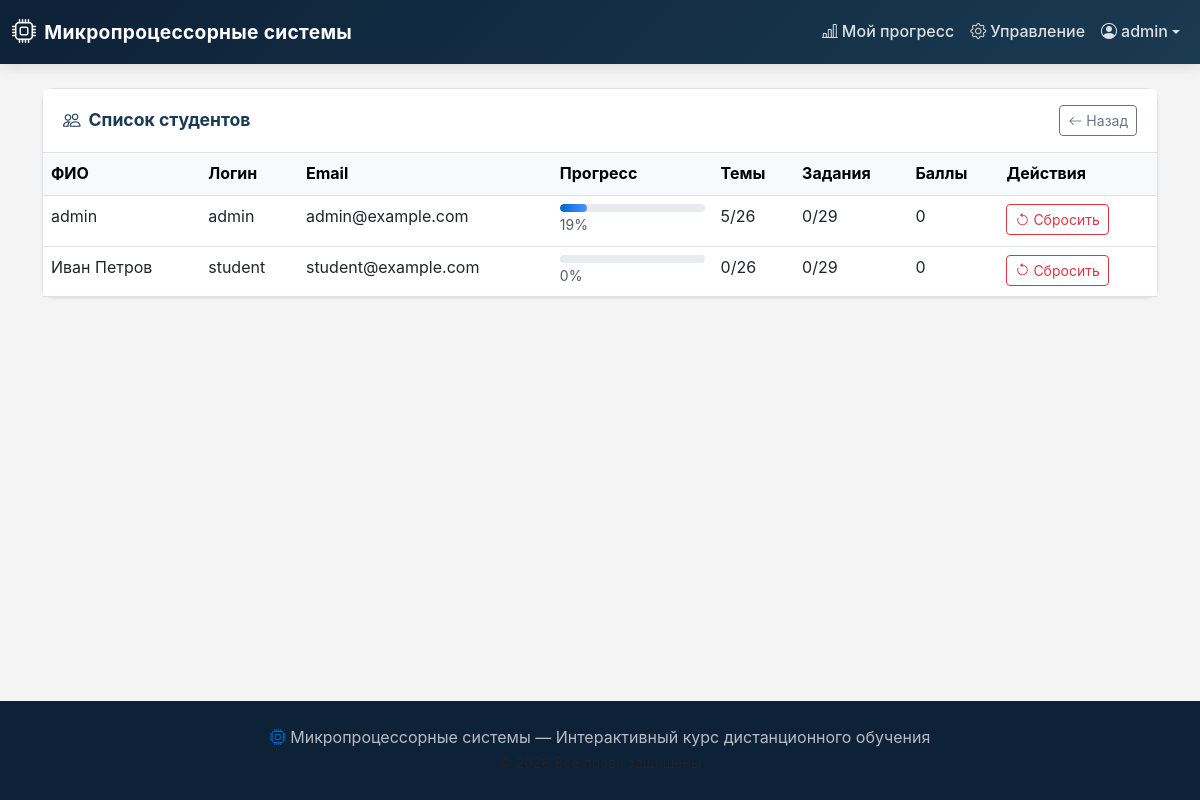
Screenshot of /admin-panel/students/ (signed in) with the database file from the repository.
### course/models.py (models this page shows)
class User(AbstractUser):
    class Role(models.TextChoices):
        STUDENT = 'student', _('Студент')
        TEACHER = 'teacher', _('Преподаватель')
    role = models.CharField(
        max_length=10,
        choices=Role.choices,
        default=Role.STUDENT,
        verbose_name='Роль',
    )
    patronymic = models.CharField(
        max_length=150, blank=True, verbose_name='Отчество'
    )
    avatar = models.ImageField(
        upload_to='avatars/', blank=True, verbose_name='Аватар'
    )
    class Meta:
        verbose_name = 'Пользователь'
        verbose_name_plural = 'Пользователи'
    def get_full_name(self):
        full = super().get_full_name()
        if self.patronymic:
            full = f'{self.last_name} {self.first_name} {self.patronymic}'.strip()
        return full or self.username

### course/views.py (the view)
# urls.py: path('admin-panel/students/', views.admin_students, name='admin_students'),
@staff_member_required
def admin_students(request):
    students = User.objects.filter(role=User.Role.STUDENT).order_by('last_name')
    student_data = []
    for student in students:
        total_topics = Topic.objects.count()
        completed = UserProgress.objects.filter(
            user=student, is_completed=True
        ).count()
        total_assignments = Assignment.objects.count()
        done_assignments = AssignmentResult.objects.filter(user=student).count()
        total_score = AssignmentResult.objects.filter(user=student).aggregate(
            total=Sum('score')
        )['total'] or 0
        student_data.append({
            'student': student,
            'completed_topics': completed,
            'total_topics': total_topics,
            'percent': int((completed / total_topics * 100)) if total_topics > 0 else 0,
            'done_assignments': done_assignments,
            'total_assignments': total_assignments,
            'total_score': total_score,
        })
    return render(request, 'admin/students.html', {'student_data': student_data})

### course/views.py (called while the page is built)
def course_context(request):
    modules = Module.objects.all().order_by('order_number')
    return {
        'all_modules': modules,
        'course_title': 'Микропроцессорные системы',
        'course_subtitle': 'Интерактивный курс по архитектуре и программированию микропроцессоров',
    }

### templates/admin/students.html (shortened to what this page needs)
{% extends 'base.html' %}
{% load static %}
{% block content %}
<div class="container py-4">
    <div class="card">
        <div class="card-header d-flex justify-content-between align-items-center">
            <h4 class="mb-0"><i class="bi bi-people me-2"></i>Список студентов</h4>
            <a href="{% url 'admin_dashboard' %}" class="btn btn-sm btn-outline-secondary">
                <i class="bi bi-arrow-left"></i> Назад
            </a>
        </div>
        <div class="card-body p-0">
            <div class="table-responsive">
                <table class="table table-hover mb-0">
                    <thead class="table-light">
                        <tr>
                            <th>ФИО</th>
                            <th>Логин</th>
                            <th>Email</th>
                            <th>Прогресс</th>
                            <th>Темы</th>
                            <th>Задания</th>
                            <th>Баллы</th>
                            <th>Действия</th>
                        </tr>
                    </thead>
                    <tbody>
                        {% for sd in student_data %}
                        <tr>
                            <td>{{ sd.student.get_full_name|default:sd.student.username }}</td>
                            <td>{{ sd.student.username }}</td>
                            <td>{{ sd.student.email|default:'—' }}</td>
                            <td style="min-width: 120px;">
                                <div class="progress" style="height: 8px;">
                                    <div class="progress-bar progress-bar-accent"
                                         style="width: {{ sd.percent }}%"></div>
                                </div>
                                <small class="text-muted">{{ sd.percent }}%</small>
                            </td>
                            <td>{{ sd.completed_topics }}/{{ sd.total_topics }}</td>
                            <td>{{ sd.done_assignments }}/{{ sd.total_assignments }}</td>
                            <td>{{ sd.total_score }}</td>
                            <td>
                                <form method="post"
                                      action="{% url 'admin_reset_student_progress' sd.student.pk %}"
                                      onsubmit="return confirm('Сбросить весь прогресс студента {{ sd.student.get_full_name|default:sd.student.username }}? Это действие нельзя отменить.');">
                                    <button type="submit" class="btn btn-sm btn-outline-danger">
                                        <i class="bi bi-arrow-counterclockwise me-1"></i>Сбросить
                                    </button>
                                </form>
                            </td>
                        </tr>
                        {% empty %}
                        <tr>
                            <td colspan="8" class="text-center py-4 text-muted">
                                Нет зарегистрированных студентов
                            </td>
                        </tr>
                        {% endfor %}
                    </tbody>
                </table>
            </div>
        </div>
    </div>
</div>
{% endblock %}

### templates/base.html (shortened to what this page needs)
<!DOCTYPE html>
{% load static %}
<html lang="ru">
<head>
    <link href="https://cdn.jsdelivr.net/npm/bootstrap@5.3.0/dist/css/bootstrap.min.css" rel="stylesheet">
    <link href="https://cdn.jsdelivr.net/npm/bootstrap-icons@1.11.0/font/bootstrap-icons.css" rel="stylesheet">
    <link rel="stylesheet" href="{% static 'course/css/style.css' %}">
</head>
<body>
    <header class="course-header">
        <nav class="navbar navbar-expand-lg navbar-dark">
            <div class="container-fluid">
                <a class="navbar-brand d-flex align-items-center" href="{% url 'index' %}">
                    <i class="bi bi-cpu me-2"></i>
                    <span class="brand-text">{{ course_title }}</span>
                </a>
                <div class="collapse navbar-collapse" id="navbarMain">
                    <ul class="navbar-nav ms-auto align-items-lg-center">
                        {% if user.is_authenticated %}
                            <li class="nav-item">
                                <a class="nav-link" href="{% url 'dashboard' %}">
                                    <i class="bi bi-bar-chart-line me-1"></i>Мой прогресс
                                </a>
                            </li>
                            {% if user.is_staff %}
                            <li class="nav-item">
                                <a class="nav-link" href="{% url 'admin_dashboard' %}">
                                    <i class="bi bi-gear me-1"></i>Управление
                                </a>
                            </li>
                            {% endif %}
                            <li class="nav-item dropdown">
                                <a class="nav-link dropdown-toggle d-flex align-items-center" href="#"
                                   id="userDropdown" role="button" data-bs-toggle="dropdown">
                                    <i class="bi bi-person-circle me-1"></i>
                                    {{ user.get_full_name|default:user.username }}
                                </a>
                            </li>
                        {% endif %}
                    </ul>
                </div>
            </div>
        </nav>
    </header>
    <main class="main-content">
        {% block content %}{% endblock %}
    </main>
    <footer class="course-footer">
        <div class="container text-center">
            <p class="mb-0">
                <i class="bi bi-cpu"></i>
                {{ course_title }} &mdash; Интерактивный курс дистанционного обучения
            </p>
            <small class="text-muted">© {% now "Y" %} Все права защищены</small>
        </div>
    </footer>
</body>
</html>

### course/static/course/css/style.css (style rules this page uses)
:root { --bg-light: #F5F5F5; --bg-white: #FFFFFF; --text-dark: #333333; --heading-color: #1A3A52; --accent: #0066CC; --accent-hover: #0052A3; --accent-light: #E8F0FE; --accent-dark: #0D2137; --border-color: #DEE2E6; --shadow-sm: 0 1px 3px rgba(0,0,0,0.08); --shadow-md: 0 4px 12px rgba(0,0,0,0.1); --radius: 8px; --radius-lg: 12px; --transition: 0.2s ease; --font-sans: -apple-system, BlinkMacSystemFont, 'Segoe UI', Roboto, 'Helvetica Neue', Arial, sans-serif; }
* { box-sizing: border-box; }
body { font-family: var(--font-sans); background-color: var(--bg-light); color: var(--text-dark); font-size: 1rem; line-height: 1.6; min-height: 100vh; display: flex; flex-direction: column; }
h1, h2, h3, h4, h5, h6 { color: var(--heading-color); font-weight: 700; line-height: 1.3; }
h4 { font-size: 1.1rem; }
a { color: var(--accent); text-decoration: none; transition: color var(--transition); }
.course-header { background: linear-gradient(135deg, var(--accent-dark), var(--heading-color)); box-shadow: var(--shadow-md); position: sticky; top: 0; z-index: 1030; }
.navbar-dark .navbar-brand { font-weight: 700; font-size: 1.2rem; letter-spacing: 0.3px; }
.navbar-dark .navbar-brand i { font-size: 1.5rem; }
.navbar-dark .nav-link { color: rgba(255, 255, 255, 0.85); font-weight: 500; padding: 0.5rem 1rem; border-radius: var(--radius); transition: all var(--transition); }
.course-footer { background: var(--accent-dark); color: rgba(255, 255, 255, 0.7); padding: 1.5rem 0; margin-top: auto; }
.course-footer i { color: var(--accent); }
.progress-bar-accent { background: linear-gradient(90deg, var(--accent), #4D94FF); border-radius: 10px; }
.card { border: 1px solid var(--border-color); box-shadow: var(--shadow-sm); border-radius: var(--radius-lg); }
.card-header { background: var(--bg-white); border-bottom: 1px solid var(--border-color); padding: 1rem 1.25rem; font-weight: 600; }

### rows the page displays
User: get_full_name "admin", student.get_full_name "admin", student.username "admin", student.email "admin@example.com", percent "19", completed_topics "5", total_topics "26", done_assignments "0", total_assignments "29", total_score "0"
User: student.get_full_name "Иван Петров", student.username "student", student.email "student@example.com", percent "0", completed_topics "0", total_topics "26", done_assignments "0", total_assignments "29", total_score "0"

### other values shown
{{ course_title }} "Микропроцессорные системы"
